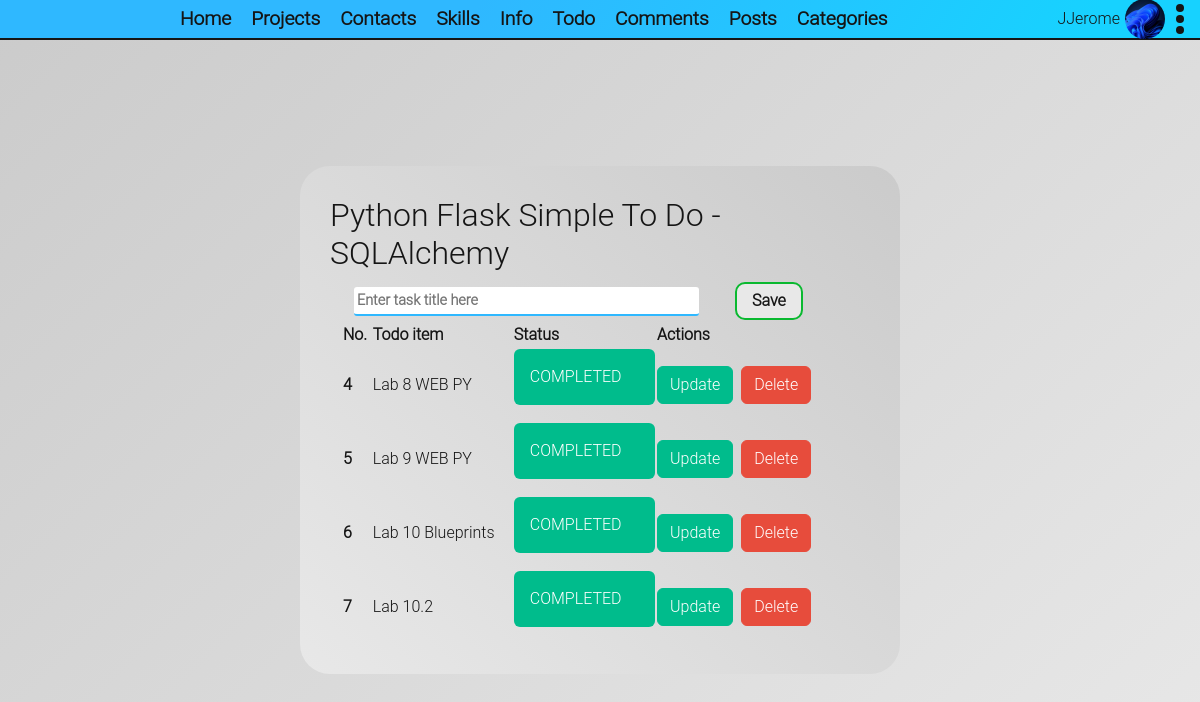
Screenshot of /todo/todo (signed in) with the database file from the repository.
### app/authentication/entitys.py (models this page shows, shortened)
class AuthUser(db.Model, UserMixin):
    id = db.Column(db.Integer, primary_key=True)
    email = db.Column(db.String(35), unique=True, nullable=False)
    username = db.Column(db.String(30), unique=True, nullable=False)
    password_hash = db.Column(db.String(60), unique=False, nullable=False)
    avatar_image = db.Column(db.String(30), nullable=True, default=config.AVATAR_DEFAULT)
    about_me = db.Column(db.String(500), nullable=True, default="")
    last_seen = db.Column(db.DateTime, nullable=True, default=datetime.datetime.now().replace(microsecond=0))
    @property
    def password(self):
        raise AttributeError("password is not a readable attribute")
    @staticmethod
    @login_manager.user_loader
    def user_loader(user_id: int):
        return AuthUser.query.get(user_id)

### app/todo/entitys.py (models this page shows, shortened)
class ToDo(db.Model):
    id = db.Column(db.Integer, primary_key=True)
    title = db.Column(db.String(100))
    completed = db.Column(db.Boolean)
    status = db.Column(db.String(20))
    class Status:
        COMPLETED = "COMPLETED"
        IN_PROGRESS = "IN_PROGRESS"

### app/todo/views.py (the view)
@todo_bp.route('/todo', methods=["GET"])
@login_required
def todo_page():
    return base_render("todo-page.html", todo_list=ToDo.query.all(), todo_form=ToDoForm())

### app/todo/forms.py
class ToDoForm(FlaskForm):
    title = StringField("", validators=[DataRequired(message="This field is required.")])
    submit = SubmitField("Save")

### app/common_logic.py (called while the page is built)
def base_render(template: str, **context):
    return render_template(template, about_os=platform.platform(), user_agent_info=request.user_agent.string, **context)

### app/todo/templates/todo/todo-page.html (shortened to what this page needs)
{% extends 'portfolio-base.html' %}
{% block links %}
    <link rel="stylesheet" type="text/css" href="{{ url_for('todo.static', filename='css/todo-page.css') }}">
{% endblock %}
{% set status_style_class = {
"COMPLETED": "alert-success",
"IN_PROGRESS": "alert-secondary"
} %}
{% from "render-filed.html" import render_field %}
{% block content %}
    <div class="main-wrapper">
        <main class="main container w-50">
            <div class="row">
                <h3>Python Flask Simple To Do - SQLAlchemy</h3>
            </div>
            <div class="row container">
                <form
                        class="row todo-add-part d-flex flex-row align-items-center"
                        action="{{ url_for("todo.add_todo") }}"
                        METHOD="post"
                        novalidate
                >
                    {{ render_field(todo_form.title, class="default-input", placeholder="Enter task title here") }}
                    {{ todo_form.submit(class="default-submit w-auto mx-4") }}
                </form>
                <div class="row todo-table">
                    <table>
                        <thead>
                        <tr>
                            <th scope="col">No.</th>
                            <th scope="col">Todo item</th>
                            <th scope="col">Status</th>
                            <th scope="col">Actions</th>
                        </tr>
                        </thead>
                        <tbody>
                        {% for todo in todo_list %}
                            <tr>
                                <th scope="row">{{ todo.id }}</th>
                                <td>{{ todo.title }}</td>
                                <td>
                                    <div class="alert {{ status_style_class[todo.status] }}" role="alert">
                                        {{ todo.status }}
                                    </div>
                                </td>
                                <td>
                                    <a href="{{ url_for("todo.update_todo", id=todo.id) }}" class="btn btn-success">Update</a>
                                    <a href="{{ url_for("todo.delete_todo", id=todo.id) }}" class="btn btn-danger ms-1">Delete</a>
                                </td>
                            </tr>
                        {% endfor %}
                        </tbody>
                    </table>
                </div>
            </div>
        </main>
    </div>
{% endblock %}

### app/templates/portfolio-base.html (shortened to what this page needs)
<!doctype html>
<html lang="en">
<head>
    <link rel="stylesheet" href="https://cdn.jsdelivr.net/npm/bootswatch@5.3.2/dist/darkly/bootstrap.min.css"
>
    <link rel="stylesheet" type="text/css" href="{{ url_for('static', filename='css/styles.css') }}">
    {% block links %}
    {% endblock %}
</head>
<body class="bg-white-gradient">
<header class="bg-blue-gradient">
    {% include "base-navigation.html" %}
    <div class="right-side">
        {% include "user_details_header.html" %}
    </div>
</header>
{% block content -%}
{% endblock %}
</body>
</html>

### app/templates/render-filed.html (shortened to what this page needs)
{% macro render_field(field) %}
    {% if field.type == 'BooleanField' %}
        <div class="d-flex flex-row justify-content-center align-items-center form-field-row">
            {% if field.label is defined and field.label.text %}
                <dt class="w-100 d-flex flex-row justify-content-center align-items-center">{{ field.label(class="control-label") }}
            {% endif %}
            {{ field(class="default-input mx-4", tabindex=1, **kwargs) | safe }}
        </div>
    {% else %}
        <div class="form-field-row">
            {{ field(class="default-input", tabindex=1, **kwargs) | safe }}
        </div>
    {% endif %}
{% endmacro %}

### app/templates/base-navigation.html
{% set navs = {
"Home": url_for('common.portfolio_main'),
"Projects": url_for('common.portfolio_projects'),
"Contacts": url_for('common.portfolio_contacts'),
"Skills": url_for('common.portfolio_skills'),
"Info": url_for('common.info'),
"Todo": url_for('todo.todo_page'),
"Comments": url_for('common.comments_page'),
"Posts": url_for('posts.all_posts'),
"Categories": url_for('posts.categories')
} %}
<nav class="navigation">
    <ul class="nav-pages" id="navPages">
        {% for label, nav in navs.items() %}
            <li><a href="{{ nav }}">{{ label }}</a></li>
        {% endfor %}
    </ul>
</nav>

### app/templates/user_details_header.html (shortened to what this page needs)
{% block links %}
    <link rel="stylesheet" type="text/css" href="{{ url_for('static', filename='css/user_details_header.css') }}">
{% endblock %}
{% if not current_user.is_authenticated %}
    <div class="">
        <a href="{{ url_for("auth.login") }}">Sign-in</a>
        <a href="{{ url_for("auth.sign_up") }}">Sign-up</a>
    </div>
{% else %}
    <div class="d-flex flex-row align-items-center justify-content-center">
        <div>
            {{ current_user.username }}
        </div>
        <div class="user-details-avatar"
                style="background-image: url('{{ url_for('static', filename='users-avatars/' + current_user.avatar_image) }}')"
        >
        </div>
        <div class="nav-item dropdown">
            <a class="dropdown-toggle show user-details"
               data-bs-toggle="dropdown"
               role="button"
               aria-haspopup="true"
               aria-expanded="true"
            >
                <span></span>
                <span></span>
                <span></span>
            </a>
        </div>
    </div>
{% endif %}

### app/static/css/styles.css (style rules this page uses)
* { --white-color: #e8e8e8; --white-second-color: #cbcbcb; --black-color: #151515; --semi-black-color: #1515157F; --blue-color: #2FB8FFFF; --blue-second-color: #17D2FFFF; --grean-color: #0ab930; --grean-second-color: #2ac44d; --select-color: #ffe700; --select-hover-color: #ffe700; --white-gradient: linear-gradient(317deg, var(--white-color), var(--white-second-color)); --white-gradient-revers: linear-gradient(-317deg, var(--white-color), var(--white-second-color)); --blue-gradient: linear-gradient(123deg, var(--blue-color) 39.22%, var(--blue-second-color) 90.31%); --purple-gradient: linear-gradient(123deg, rgb(115, 33, 255) 39.22%, rgb(139, 84, 229) 90.31%); --light-purple-gradient: linear-gradient(123deg, rgb(139, 84, 229) 39.22%, rgb(169, 124, 245) 90.31%); font-family: "Roboto Light", sans-serif; color: var(--black-color); }
a { color: var(--black-color); }
div, ul, body { padding: 0; margin: 0; }
body { display: flex; flex-direction: column; min-height: 100vh; }
.bg-white-gradient { background: var(--white-gradient); }
.bg-blue-gradient { background: var(--blue-gradient); }
header { display: flex; align-items: center; justify-content: space-between; border-bottom: 2px solid var(--black-color); height: 40px; padding: 0 10px; }
.navigation { display: flex; flex-direction: row; justify-content: space-evenly; align-items: center; height: 40px; }
.nav-pages { list-style: none; display: flex; flex-direction: row; justify-content: space-between; align-content: center; width: 100%; height: 100%; }
.nav-pages li { display: flex; align-items: center; }
.nav-pages li a { font-size: 1.2rem; font-weight: 700; text-decoration: none; padding: 10px; transition: ease .2s; }
.default-input { width: 100%; margin: 3px 0; padding: 3px; border-radius: 3px; border: none; border-bottom: 2px solid var(--blue-color); font-size: .9rem; font-weight: 600; outline: none; transition: ease .15s; }
.default-submit { display: flex; box-sizing: border-box; margin: 2px; padding: 5px 15px; border-radius: 10px; font-size: 1rem; font-weight: 600; border: 2px solid var(--grean-color); background: var(--white-color); transition: ease .1s; }

### app/todo/static/css/todo-page.css (style rules this page uses)
.main-wrapper { display: flex; flex: 1; flex-direction: column; align-items: center; justify-content: center; width: 100%; height: 100%; }
.main-wrapper .main { display: flex; flex-direction: column; justify-content: center; align-items: center; border-radius: 30px; padding: 30px; background: var(--white-gradient-revers); }
.form-field-row { width: 75%; }

### app/static/css/user_details_header.css (style rules this page uses)
.dropdown-toggle::after { content: none;!important; }
.user-details { display: flex; flex-direction: column; justify-content: space-between; align-items: center; height: 30px; width: 10px; margin: 0 5px; }
.user-details span { display: block; width: 8px; height: 8px; border-radius: 100%; background: var(--black-color); }
.user-details-avatar { margin: 5px; width: 40px; height: 40px; border-radius: 100%; background-position: center; background-size: cover;!important; }

### rows the page displays
ToDo: id "4", title "Lab 8 WEB PY", status "COMPLETED"
ToDo: id "5", title "Lab 9 WEB PY", status "COMPLETED"
ToDo: id "6", title "Lab 10 Blueprints", status "COMPLETED"
ToDo: id "7", title "Lab 10.2", status "COMPLETED"

### other values shown
{{ label }} "Home" "Projects" "Contacts" "Skills" "Info" "Todo" "Comments" "Posts" "Categories"
{{ current_user.username }} "JJerome"
